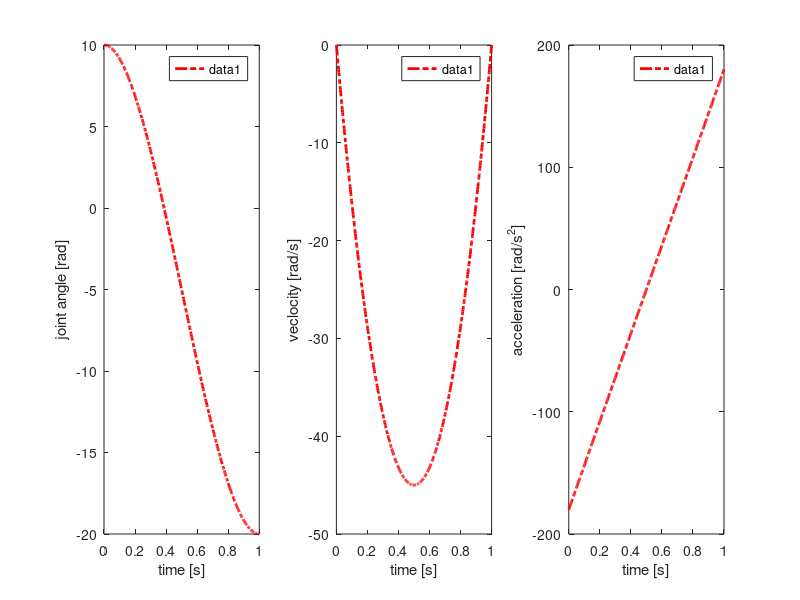

Write the MATLAB code that produced this figure.
%% Modellierung und Simulation in der Mechatronik WS 2018 / 2019
% Homework trajectory planing
% Institut fuer Technische und Numerische Mechanik, Uni Stuttgart
% Profs Eberhard / Fehr / Hanss
% WS 2018 / 2019
% Jun. Prof. J. Fehr    Dipl.-Ing. C. Kleinbach
% last mod. 2015-12-16 Joerg Fehr
% 
function Trajectoryplanning
close all
%% First example for trajectory planning
% Aim is a smooth transition of one link from 
% starting position q0=10 [rad], v0=0 [rad/s], to
%    final position q0=-20 [rad], v0=0 [rad/s],
t0=0;    % initial time [s]
q0=10;   % initial joint position in [rad]
v0=0;    % initial velocity in [rad/s]
tf=1;    % final time [s]
qf=-20;  % final joint position in [rad]
vf=0 ;   % final velocity in [rad/s]

a=cubic_func(t0,q0,v0,tf,qf,vf);
%% Question 1: Write a Matlab function for quintic splines
% 1.a) Write a function |quintic_func(t0,q0,v0,a0,tf,qf,vf,af)| which
%      returns the polynominal coefficient of the quintic spline
%      which fullfils the boundary conditions q0,v0,a0 at t0 and qf,vf,af at tf.
% 
% 1.b) Plot the joint angle, joint velocity and joint acceleration for the
% initial and final values given below.
% 
% 1.c) Compare the joint angle, joint velocity and joint acceleration calculated with the quintic spline 
%      with the cubic spline.
%      

t0=0;    % initial time
q0=10;   % initial joint position in rad
v0=0;    % initial velocity in [rad/s]
a0=0;    % initial acceleration in [rad/s^2]
tf=1;    % final time
qf=-20;  % final joint position in [rad]
vf=0;    % final velocity in [rad/s]
af=0;    % final acceleration in [rad/s^2]
% cubic_func(t0,q0,v0,tf,qf,vf)
% quintic_func(t0,q0,v0,a0,tf,qf,vf,af)
% quintic_func(.....)

%%
%% Question 2: Write a Function which provides a Trajectory based on "Linear Segments with Parabolic Blends LSPB"
% 
% A LSPB consists of three parts: 
%    * a cubic spline up to the blend time, to accelerate the joint with a constant acceleration up to a
%    certain velocity,
%    * a linear function where the joint moves with a constant velocity (v_desired),
%    * a cubic spline, to decelerate the joint with a constant acceleration to the final state (position/velocity).
%  
% <<LSPB.PNG>>
% 
% 2.a) Write a LSPB function which calculates a LSPB spline 
%      which fullfils the boundary conditions q0,v0 at t0 and qf,vf which
%      moves with a constant velocity v_c after the blend time.
% 
% 2.b) Calculate the blend time for acceleration and deceleration based on the given parameter and the
% constant acceleration.
% 
% 2.c) Make a qualitative sketch of the joint velocity and joint acceleration.
%      Compare your qualitative sketch with the plot produced with Matlab.
%      
% 2.d) How can you improve LSPB splines?
% 
% 2.e) Make a proper documentation of your code if you want a review of your code  hand in your code via ILIAS to get a feedback
%
% * t0:   'start time'
% * q0:   'postion at start time'
% * tf:   'final time'
% * qf:   'postion at final time'
% * V:    'constant velocity after blend time
t0=0;     % initial time
q0=10;    % initial joint position in [rad]
tf=1;     % final time
qf=-20;   % final joint position in [rad]
V=-34;    % constant velocity [rad/s]
% [q,dq,ddq,tb,a1,a2]=LSPB_func(...)


%% Question 3: Make a literature/internet survey regarding B-Splines
% 
% 3.a) What are the advantages of B-Splines
% 
% 3.b) Implement, respectively download a toolbox to use B-Splines
%      for defining a smooth trajectory
%


end

%% Example Cubic Polynomial Trajectories 
function [a] = cubic_func(t0,q0,v0,tf,qf,vf)
% Syntax
% ======
%   a=cubic_func(t0,q0,v0,tf,qf,vf)
% Description
% ===========
%   Computes the polynomial coefficients of a cubic polynominal
%   and plots the polynominal, its derivate and second derivative
%
% Input Arguments
% ===============
%
% -t0:   'start time'
% -q0:   'postion at start time'
% -v0:   'velocity at start time'
% -tf:   'final time'
% -qf:   'postion at final time'
% -vf:   'velocity at final time'
%
% Output Arguments
% ================
%   -a: coefficients of polynominal
%--------------------------------------------------------------------------
% Vorlesung Modellierung und Simulation in der Mechatronik
% Copyright ITM University of Stuttgart, <a href="matlab:
%  web('http://www.itm.uni-stuttgart.de')">www.itm.uni-stuttgart.de</a>
%--------------------------------------------------------------------------

% Coefficient matrix for cubic trajectory and its derivative
% at initial and final joint values.
A = [1,  t0,  t0^2, t0^3;   ...
    0,  1,   2*t0, 3*t0^2; ...
    1,  tf,  tf^2, tf^3;   ...
    0,  1,   2*tf, 3*tf^2];
% Vector of initial and final joint positions and velocities
b = [q0; v0; qf; vf];
% Compute coefficients of trajectory polynomial using
% notion of a = inv(A)*b, for large scale systems the calculation of the inverse
% is not recommended, instead always use Gaussian Elimination backslash operator 
% of Matlab
a = A\b;
% Evaluate cubic polynomial 500 times
t = t0:(tf-t0)/500:tf;   % define the 
q     = a(1) + a(2)*t + a(3)*t.^2 + a(4)*t.^3;
qdot  = a(2) + 2*a(3)*t + 3*a(4)*t.^2;
qddot = 2*a(3) + 6*a(4)*t;

% Plot the trajectories
figure(1);

subplot(1,3,1);
plot(t,q,'r-.','LineWidth',2);

leg=get(legend,'String');
leg{end+1}='q x^3';
legend(leg);


xlabel('time [s]'); ylabel('joint angle [rad]');
% title('Trajectory using Cubic Polynomial');
hold on;

subplot(1,3,2);
plot(t,qdot,'r-.','LineWidth',2);


leg=get(legend,'String');
leg{end+1}='dq/dt x^3';
legend(leg);
xlabel('time [s]'); ylabel('veclocity [rad/s]');
% title('Trajectory using Cubic Polynomial');
hold on;

subplot(1,3,3);
plot(t,qddot,'r-.','LineWidth',2);

leg=get(legend,'String');
leg{end+1}='d^2q/dt^2 x^3';
legend(leg);
xlabel('time [s]'); ylabel('acceleration [rad/s^2]');
% title('Trajectory using Cubic Polynomial');
hold on;
end
